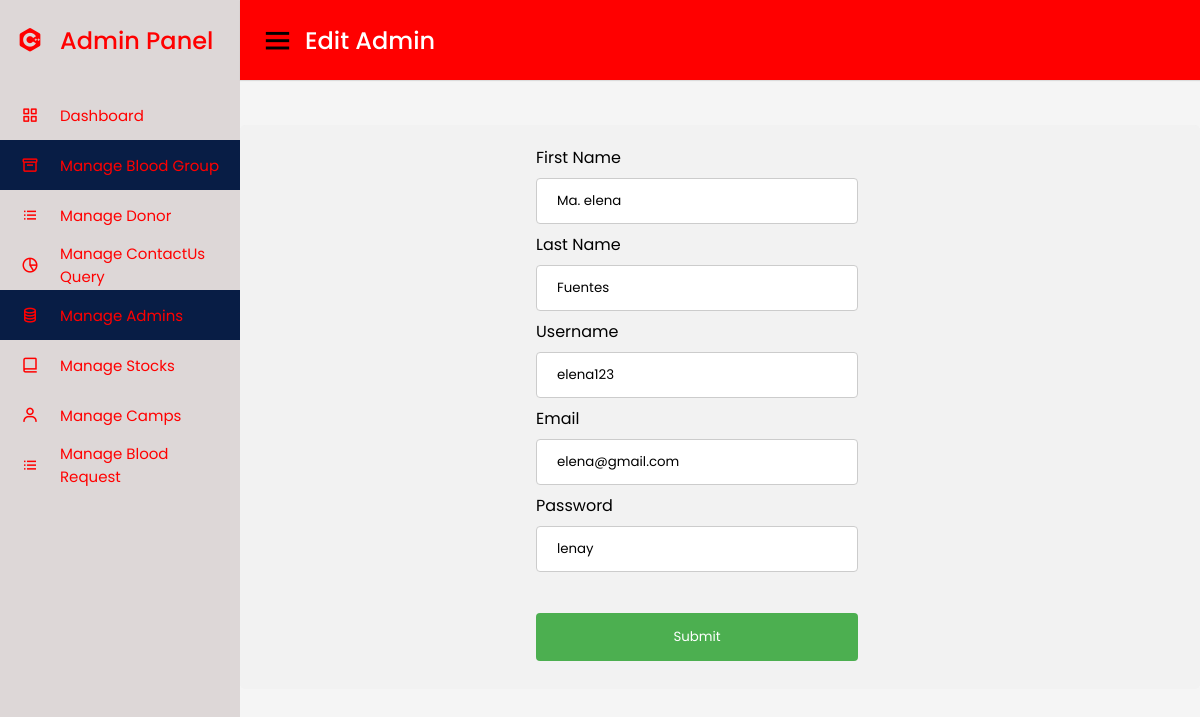
/Admin/editFunctions/edit_admindetails.php?admin_id=1, run on the app's committed database.
### tables this page shows
CREATE TABLE `admin_file` (
  `admin_id` int(11) NOT NULL,
  `firstname` varchar(50) NOT NULL,
  `lastname` varchar(50) NOT NULL,
  `username` varchar(50) NOT NULL,
  `email` varchar(50) NOT NULL,
  `password` varchar(50) NOT NULL
);

### Admin/editFunctions/edit_admindetails.php (the view, shortened to what this page needs)
<!DOCTYPE html>
<html lang="en" dir="ltr">
  <head>
    <link rel="stylesheet" href="../admin.css">
    <link href='https://unpkg.com/boxicons@2.0.7/css/boxicons.min.css' rel='stylesheet'>
   </head>
<body>
  <div class="sidebar" style="  background-color: #DDD7D7;">
    <div class="logo-details">
      <i class='bx bxl-c-plus-plus'  style= "color:red;"></i>
      <span class="logo_name" style= "color:red;">Admin Panel</span>
    </div>
      <ul class="nav-links" >
        <li>
          <a href="../admin_dashboard.php" >
            <i class='bx bx-grid-alt'  style= "color:red;"></i>
            <span class="links_name"  style= "color:red;">Dashboard</span>
          </a>
        </li>
        <li >
          <a href="../manageblood.php" class= "active" >
            <i class='bx bx-box'  style= "color:red;"></i>
            <span class="links_name" style= "color:red;">Manage Blood Group</span>
          </a>
        </li>
        <li>
          <a href="../managedonor.php" >
            <i class='bx bx-list-ul'  style= "color:red;" ></i>
            <span class="links_name"  style= "color:red;">Manage Donor</span>
          </a>
        </li>
        <li>
          <a href="../managecquery.php">
            <i class='bx bx-pie-chart-alt-2' style= "color:red;" ></i>
            <span class="links_name"  style= "color:red;">Manage ContactUs <br> Query</span>
          </a>
        </li>
        <li>
          <a href="../manageadmin.php" class= "active">
            <i class='bx bx-coin-stack'  style= "color:red;"></i>
            <span class="links_name" style= "color:red;">Manage Admins</span>
          </a>
        </li>
        <li>
          <a href=".../managestock.php">
            <i class='bx bx-book-alt'  style= "color:red;"></i>
            <span class="links_name" style= "color:red;">Manage Stocks</span>
          </a>
        </li>
        <li>
          <a href="../managecamps.php">
            <i class='bx bx-user'  style= "color:red;"></i>
            <span class="links_name" style= "color:red;">Manage Camps</span>
          </a>
        </li>
        <li>
        <a href="./managerequest.php">
            <i class='bx bx-list-ul'  style= "color:red;" ></i>
            <span class="links_name"  style= "color:red;">Manage Blood <br>Request</span>
          </a>
        </li>
      </ul>
  </div>
  <section class="home-section" >
    <nav style= "background-color:red;">
      <div class="sidebar-button">
        <i class='bx bx-menu sidebarBtn'></i>
        <span class="dashboard" id="ok">Edit Admin</span>
      </div>
    </nav> <br><br> <br> <br><br>
    <?php
require_once('../includes/db_connect.inc');
$id=$_GET['admin_id'];
$qry= "select * from admin_file where admin_id='$id'";
$result=mysqli_query($conn,$qry);
while($row=mysqli_fetch_array($result)){
?>
    <div id= "sample">
    <form action ="editedadmin.php" method = "post" style= "margin-left: 30%;">
    <label for="fname">First Name</label>
    <input type="text" id="btype" name="firstname" placeholder="Input your firstname..." value='<?php echo $row['firstname']; ?>' required>
    <label for="fname">Last Name</label>
    <input type="text" id="btype" name="lastname" placeholder="Input your lastname..." value='<?php echo $row['lastname']; ?>' required>
    <label for="fname">Username</label>
    <input type="text" id="btype" name="username" placeholder="Input your username..." value='<?php echo $row['username']; ?>' required>
    <label for="fname">Email</label>
    <input type="text" id="btype" name="email" placeholder="Input your email..." value='<?php echo $row['email']; ?>' required>
    <label for="fname">Password</label>
    <input type="text" id="btype" name="password" placeholder="Input your password..." value='<?php echo $row['password']; ?>'required>
<div > <br>
<input type="submit" value="Submit">
  <?php
}
?>
</div>
  </section>
</body>
</html>

### Admin/admin.css (style rules this page uses)
* { margin: 0; padding: 0; box-sizing: border-box; font-family: 'Poppins', sans-serif; }
body { background-image: url('./userimages/lood.jpg'); }
.sidebar { position: fixed; height: 100%; width: 240px; background: #0A2558; transition: all 0.5s ease; }
.sidebar .logo-details { height: 80px; display: flex; align-items: center; }
.sidebar .logo-details i { font-size: 28px; font-weight: 500; color: #fff; min-width: 60px; text-align: center }
.sidebar .logo-details .logo_name { color: #fff; font-size: 24px; font-weight: 500; }
.sidebar .nav-links { margin-top: 10px; }
.sidebar .nav-links li { position: relative; list-style: none; height: 50px; }
.sidebar .nav-links li a { height: 100%; width: 100%; display: flex; align-items: center; text-decoration: none; transition: all 0.4s ease; }
.sidebar .nav-links li a.active { background: #081D45; }
.sidebar .nav-links li i { min-width: 60px; text-align: center; font-size: 18px; color: #fff; }
.sidebar .nav-links li a .links_name { color: #fff; font-size: 15px; font-weight: 400; white-space: nowrap; }
.home-section { position: relative; background: #f5f5f5; min-height: 100vh; width: calc(100% - 240px); left: 240px; transition: all 0.5s ease; }
.home-section nav { display: flex; justify-content: space-between; height: 80px; background: #fff; display: flex; align-items: center; position: fixed; width: calc(100% - 240px); left: 240px; z-index: 100; padding: 0 20px; box-shadow: 0 1px 1px rgba(0, 0, 0, 0.1); transition: all 0.5s ease; }
.home-section nav .sidebar-button { display: flex; align-items: center; font-size: 24px; font-weight: 500; }
nav .sidebar-button i { font-size: 35px; margin-right: 10px; }
#ok { color: white; }

### Admin/editFunctions/edit_admindetails.php (style rules this page uses)
input[type=text], select { width: 50%; padding: 12px 20px; margin: 8px 0; display: block; border: 1px solid #ccc; border-radius: 4px; box-sizing: border-box; }
input[type=submit] { width: 50%; background-color: #4CAF50; color: white; padding: 14px 20px; margin: 8px 0; border: none; border-radius: 4px; cursor: pointer; }
#sample { border-radius: 5px; background-color: #f2f2f2; padding: 20px; }

### data on the page
admin_file: firstname "Ma. elena", lastname "Fuentes", username "elena123", email "elena@gmail.com", password "lenay"
